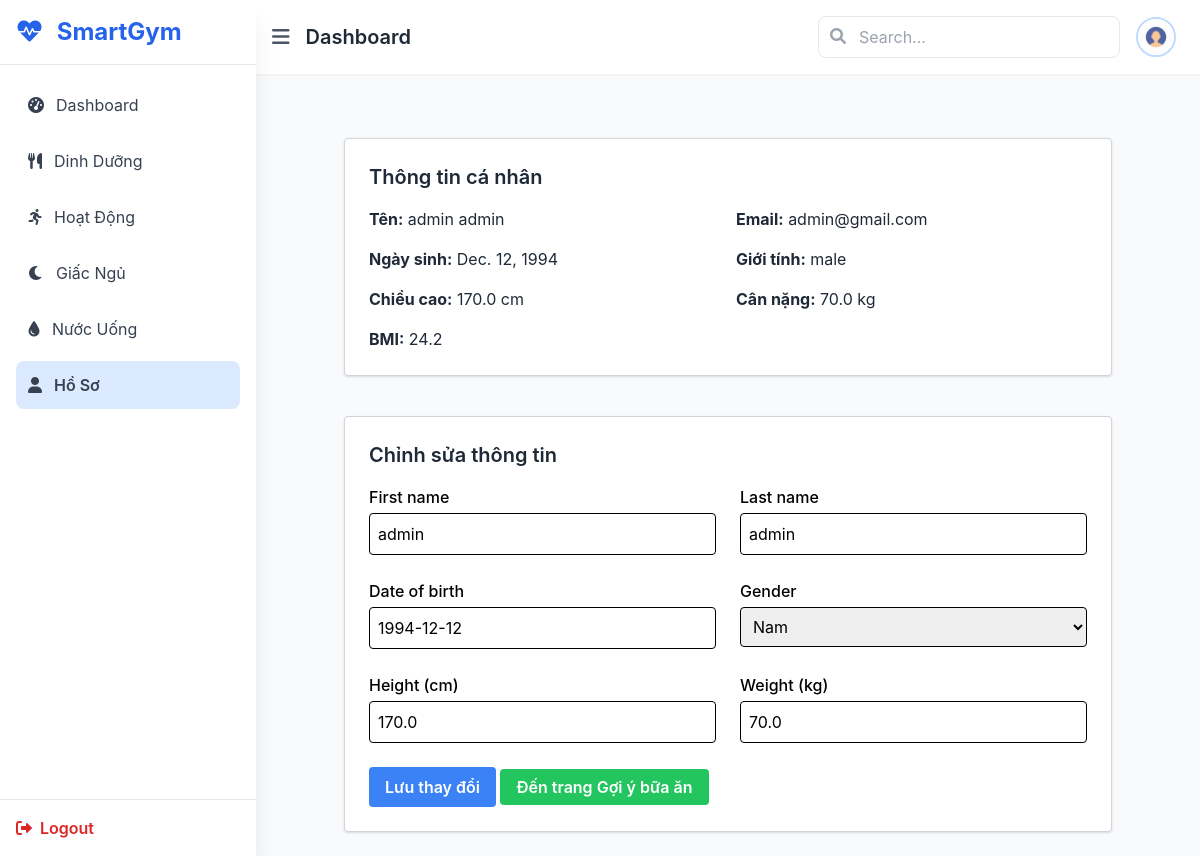
The page /profile/ (signed in) on the database as committed earlier.
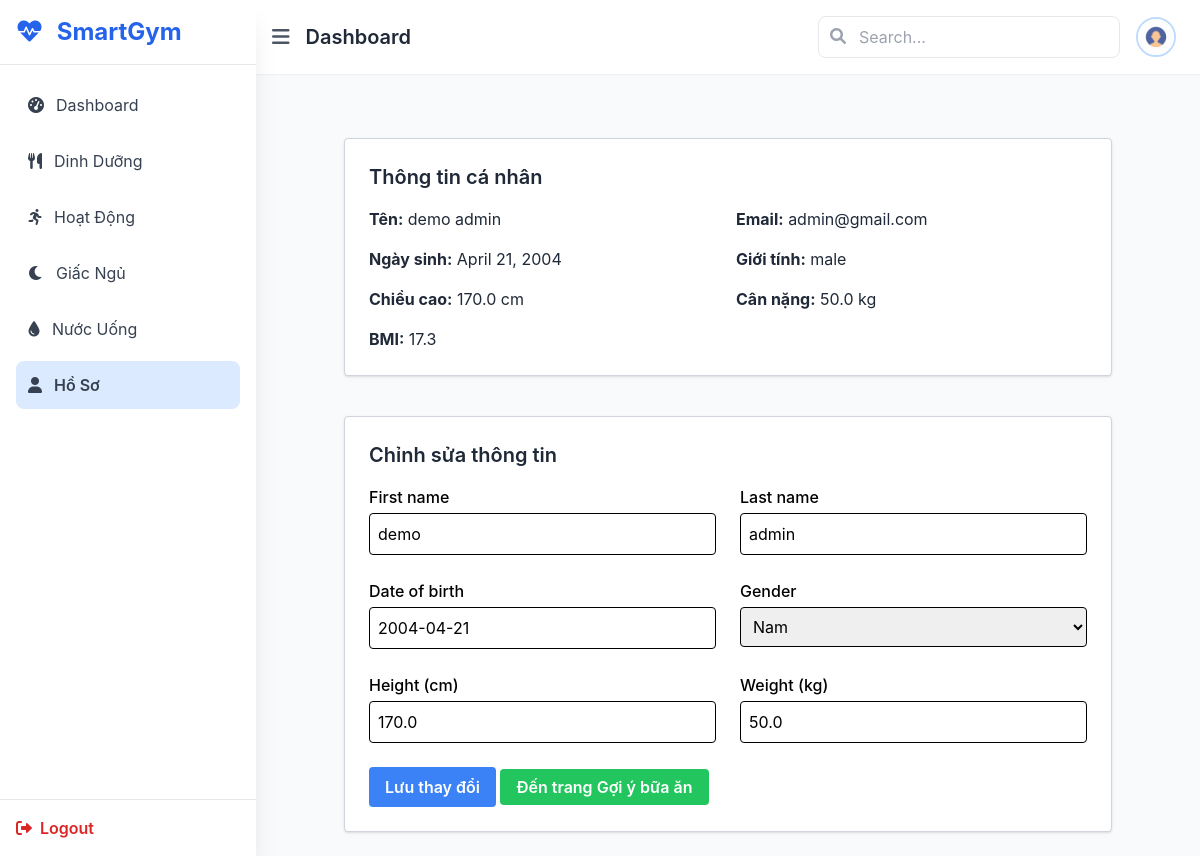
The same page on the database as committed later.
### accounts/models.py (models this page shows)
class User(AbstractUser):
    email = models.EmailField(unique=True)
    USERNAME_FIELD = 'email'
    REQUIRED_FIELDS = ['username']
    date_of_birth = models.DateField(null=True, blank=True)
    height_cm = models.FloatField(null=True, blank=True)
    weight_kg = models.FloatField(null=True, blank=True)
    last_weight_update = models.DateField(null=True, blank=True)  #  Cho phép giá trị rỗng (NULL)
    gender = models.CharField(
        max_length=10,
        choices=[('male', 'Nam'), ('female', 'Nữ')],
        null=True,
        blank=True
    )
    @property
    def bmi(self):
        if self.height_cm and self.weight_kg:
            height_m = self.height_cm / 100
            return round(self.weight_kg / (height_m ** 2), 1)
        return None

### main/views.py (the view)
# urls.py: path('profile/', views.profile, name='profile'),
@login_required
def profile(request):
    user = request.user
    if request.method == 'POST':
        form = UserProfileForm(request.POST, instance=user)
        if form.is_valid():
            form.save()
            return redirect('profile')
    else:
        form = UserProfileForm(instance=user)
    return render(request, 'main/profile.html', {
        'form': form,
        'user': user
    })

### accounts/forms.py
class UserProfileForm(forms.ModelForm):
    class Meta:
        model = User
        fields = ['first_name', 'last_name', 'date_of_birth', 'gender', 'height_cm', 'weight_kg']

### main/templatetags/form_filters.py (called while the page is built)
@register.filter(name='add_class')
def add_class(field, css_class):
    try:
        return field.as_widget(attrs={"class": css_class})
    except AttributeError:
        return field  # fallback nếu field không có .as_widget

### main/templates/main/profile.html (shortened to what this page needs)
{% extends 'main/base.html' %}
{% load form_filters %}
{% block content %}
<div class="max-w-3xl mx-auto mt-10 space-y-10">
    <div class="bg-white border border-gray-300 rounded px-6 py-6 shadow">
        <h2 class="text-xl font-semibold text-gray-800 mb-4">Thông tin cá nhân</h2>
        <div class="grid grid-cols-1 md:grid-cols-2 gap-4 text-gray-800">
            <p><strong>Tên:</strong> {{ user.get_full_name }}</p>
            <p><strong>Email:</strong> {{ user.email }}</p>
            <p><strong>Ngày sinh:</strong> {{ user.date_of_birth }}</p>
            <p><strong>Giới tính:</strong> {{ user.gender }}</p>
            <p><strong>Chiều cao:</strong> {{ user.height_cm }} cm</p>
            <p><strong>Cân nặng:</strong> {{ user.weight_kg }} kg</p>
            <p><strong>BMI:</strong> {{ user.bmi }}</p>
        </div>
    </div>
    <div class="bg-white border border-gray-300 rounded px-6 py-6 shadow">
        <h2 class="text-xl font-semibold text-gray-800 mb-4">Chỉnh sửa thông tin</h2>
        <form method="POST">
            <div class="grid grid-cols-1 md:grid-cols-2 gap-6">
                <div>
                    <label class="block font-medium mb-1">First name</label>
                    {{ form.first_name|add_class:"w-full p-2 border border-black rounded" }}
                </div>
                <div>
                    <label class="block font-medium mb-1">Last name</label>
                    {{ form.last_name|add_class:"w-full p-2 border border-black rounded" }}
                </div>
                <div>
                    <label class="block font-medium mb-1">Date of birth</label>
                    {{ form.date_of_birth|add_class:"w-full p-2 border border-black rounded" }}
                </div>
                <div>
                    <label class="block font-medium mb-1">Gender</label>
                    {{ form.gender|add_class:"w-full p-2 border border-black rounded" }}
                </div>
                <div>
                    <label class="block font-medium mb-1">Height (cm)</label>
                    {{ form.height_cm|add_class:"w-full p-2 border border-black rounded" }}
                </div>
                <div>
                    <label class="block font-medium mb-1">Weight (kg)</label>
                    {{ form.weight_kg|add_class:"w-full p-2 border border-black rounded" }}
                </div>
            </div>
            <div class="mt-6">
                <button type="submit" class="bg-blue-500 hover:bg-blue-600 text-white font-semibold py-2 px-4 rounded">
                    Lưu thay đổi
                </button>
                <a href="{% url 'generate_meal_plan' %}" class="bg-green-500 hover:bg-green-600 text-white font-semibold py-2 px-4 rounded text-center">
                    Đến trang Gợi ý bữa ăn
                </a>
            </div>
        </form>
    </div>
</div>
{% endblock %}

Rows that differ between the two databases and show on the page:
changed User "admin@gmail.com": get_full_name "admin admin" → "demo admin"; date_of_birth "Dec. 12, 1994" → "April 21, 2004"; weight_kg "70.0" → "50.0"; bmi "24.2" → "17.3"; first_name "admin" → "demo"; date_of_birth "1994-12-12" → "2004-04-21"
